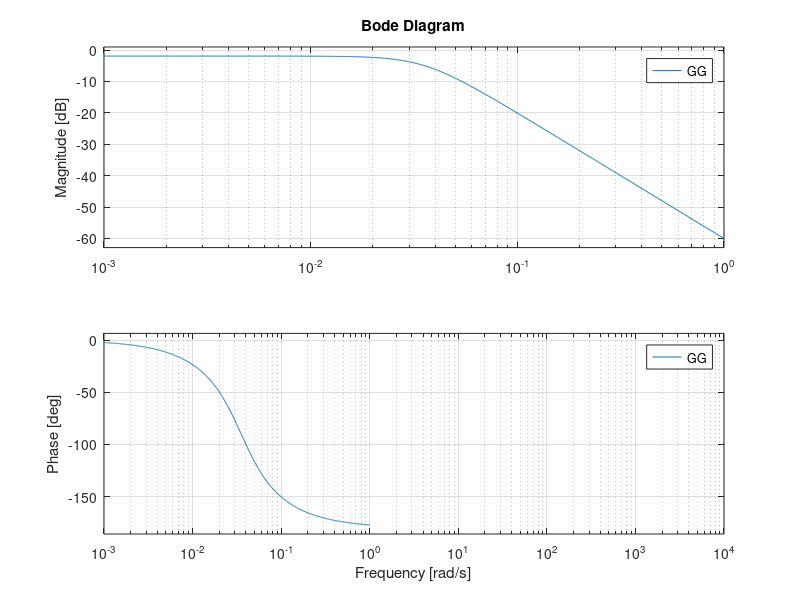

This chart was generated by the following MATLAB code: (Note: this script raises an error after producing the figure.)
%% Progetto traccia a1
% Gruppo Q
%   Clarissa Bovo
%   Fabio Cangiano
%   Francesca Porzia Fedi
%   Antonio Zara

clear all; close all; clc

%% SPECIFICHE
% -)Errore a regime minore o uguale a 0.01 in risposta a un gradino
%   w(t)=2*1(t) e d(t)=2*1(t)
%
% -)Mf maggiore o uguale a 30°
%
% -)S% minore o uguale a 1%
%
%-)Ta,1=1
%
% -)Attenuazione di almeno 35db per d(t) tra
%       [omega_d_min,omega_d_max] = [0,0.1]
%
% -)Attenuazione di almeno 80db per n(t) tra
%       [omega_n_min,omega_n_max] = [10^3,10^6]

% Ampiezza gradini
WW = 2;
DD = 2;

% Errore a regime
e_star = 0.01;

% Sovraelongazione massima e Tempo di assetamento all'1%
S_100_spec = 0.01;
T_a1_spec = 1;

% Attenuazione disturbo sull'uscita
A_d = 35;
omega_d_MAX = 0.1;

% Attenuazione disturbo di misura
A_n = 80;
omega_n_min = 1e3;
omega_n_MAX = 1e6;

%% Creazione sistema

% Parametri forniti
J=10; % [R] indica il momento di inerzia del drone rispetto all'asse di rotazione passante per il baricentro

beta=0.5; % [R] indica il coefficiente di attrito dovuto alla presenza dell'aria

a=0.01; % [R] indica la semi ampiezza planare del drone

F_v=-5; % [R] indica la forza costante do vuta all'azione del vento

theta_e=pi/3; %Valore di equilibrio per x1

% Matrici per la costruzione del sistema linearizzato
A=[0, 1; ((a*F_v)/(2*J))*cos(theta_e), -beta/J];
B=[0; a/J];
C=[1, 0];
D=0;

% Creazione del sistema linearizzato nel dominio del tempo
SYS = ss(A,B,C,D);

% Passaggio nel dominio di Laplace
s = tf('s'); %Variabile di traferimento

GG = tf(SYS); %Funzione di trasferimento G(s)

%omega_n=sqrt(0.00125)
%psi=0.05/(2*omega_n)
%mu=0.001/(omega_n)^2

%% Diagramma di Bode

figure(1);
bode(GG);
xlim([1e-3, 1e4]);
grid on, zoom on;

% Stop qui per diagramma di bode G(s)
if 0
    return
end

%% Regolatore statico - proporzionale senza poli nell'origine

% Valore minimo prescritto per L(0)
mu_s = (DD+WW)/e_star;

% Guadagno minimo del regolatore ottenuto come L(0)/G(0)
G_0 = abs(evalfr(GG,0));
RR_s = mu_s / G_0; 

% Sistema esteso Ge(s)
GG_e = RR_s*GG;

%% Diagrammi di Bode di Ge con specifiche

figure(2);
hold on;


% Calcolo specifiche S% => Margine di fase
logsq = (log(S_100_spec))^2;
xi = sqrt(logsq/(pi^2+logsq));
Mf_spec = xi*100;
omega_Ta_MAX = 460/(Mf_spec*T_a1_spec); 

% Specifiche su d
omega_d_min = 0.0001; % lower bound per il plot
Bnd_d_x = [omega_d_min; omega_d_MAX; omega_d_MAX; omega_d_min];
Bnd_d_y = [A_d; A_d; -150; -150];
patch(Bnd_d_x, Bnd_d_y,'r','FaceAlpha',0.2,'EdgeAlpha',0);

% Specifiche su n
Bnd_n_x = [omega_n_min; omega_n_MAX; omega_n_MAX; omega_n_min];
Bnd_n_y = [-A_n; -A_n; 100; 100];
patch(Bnd_n_x, Bnd_n_y,'g','FaceAlpha',0.2,'EdgeAlpha',0);

% Specifiche tempo d'assestamento (minima pulsazione di taglio)
omega_Ta_min = 1e-4; % lower bound per il plot
omega_Ta_MAX = 460/(Mf_spec*T_a1_spec); % omega_c >= 460/(Mf*T^*) ~ 4.6
Bnd_Ta_x = [omega_Ta_min; omega_Ta_MAX; omega_Ta_MAX; omega_Ta_min];
Bnd_Ta_y = [0; 0; -150; -150];
patch(Bnd_Ta_x, Bnd_Ta_y,'b','FaceAlpha',0.2,'EdgeAlpha',0);

% Legenda colori
Legend_mag = ["A_d", "A_n", "\omega_{c,min}", "G(j\omega)"];
legend(Legend_mag);

% Plot Bode con margini di stabilità
margin(GG);
xlim([1e-3, 1e6]);
grid on; zoom on;

% Specifiche sovraelongazione (margine di fase)
omega_c_min = omega_Ta_MAX;
omega_c_MAX = omega_n_min;

phi_spec = Mf_spec - 180;
phi_low = -270; % lower bound per il plot

Bnd_Mf_x = [omega_c_min; omega_c_MAX; omega_c_MAX; omega_c_min];
Bnd_Mf_y = [phi_spec; phi_spec; phi_low; phi_low];
patch(Bnd_Mf_x, Bnd_Mf_y,'g','FaceAlpha',0.2,'EdgeAlpha',0);
hold on;

% Legenda colori
Legend_arg = ["G(j\omega)"; "M_f"];
legend(Legend_arg);

% Stop qui per diagrama di bode Ge(s)
if 0
    return
end

%% Regolatore dinamico - Rete Anticipatrice

% Parametri per la creazione della rete
Mf_star = Mf_spec+5; % Margine di fase per L(s) finale

omega_c_star = omega_c_min+1; % Pulsazione alla quale vorremo |L(j*omega_c_star)|db = 0db

% Formule di inversione per il calcolo di alpha e tau
[mag_omega_c_star, arg_omega_c_star, ~] = bode(GG_e, omega_c_star); % Calcolo ampezza e fase rispetto a omega_c_star di Ge(s)
mag_omega_c_star_db = 20*log10(mag_omega_c_star);

M_star = 10^(-mag_omega_c_star_db/20);
phi_star = Mf_star - 180 - arg_omega_c_star;

alpha_tau = (cos(phi_star*pi/180) - 1/M_star)/(omega_c_star*sin(phi_star*pi/180)); %è passato da gradi a radianti facendo pi/180
tau = (M_star - cos(phi_star*pi/180))/(omega_c_star*sin(phi_star*pi/180));
alpha = alpha_tau / tau;


check_flag = min(tau, alpha_tau);
if check_flag < 0
    disp('Errore: polo/zero positivo');
    return;
end

%Costruzione Rete Anticipatrice e L(s)
R_d = (1 + tau*s)/(1 + alpha_tau*s); % Rete Anticipatrice

% Aggiungiamo un polo a parte reale negativa per tirare giù l'ampiezza e
% mantenere la stabilità del sistema

Polo = 1/(1+(1/80)*s);

LL = R_d*Polo*GG_e; % L(s)

%% Diagrammi di Bode con specifiche includendo regolatore dinamico

figure(3);
hold on;


% Specifiche su ampiezza
patch(Bnd_d_x, Bnd_d_y,'r','FaceAlpha',0.2,'EdgeAlpha',0);
patch(Bnd_n_x, Bnd_n_y,'g','FaceAlpha',0.2,'EdgeAlpha',0);
patch(Bnd_Ta_x, Bnd_Ta_y,'b','FaceAlpha',0.2,'EdgeAlpha',0);
legend(Legend_mag);

% Plot Bode con margini di stabilità
margin(LL);
xlim([1e-3, 1e6])
grid on; zoom on;

% Specifiche su fase
patch(Bnd_Mf_x, Bnd_Mf_y,'g','FaceAlpha',0.2,'EdgeAlpha',0);
hold on;
legend(Legend_arg);

% Stop qui per diagramma di bode di L(s)
if 0
    return 
end

%% Check prestazioni in anello chiuso

% Funzione di sensitività complementare
FF = LL/(1+LL);

% Risposta al gradino
figure(4);

% Gradino w(t)=2*1(t)

T_simulation = 5;
[y_step,t_step] = step(WW*FF, T_simulation);
plot(t_step,y_step,'b');
grid on, zoom on, hold on;

% Vincolo sovraelongazione
patch([0,T_simulation,T_simulation,0],[WW*(1+S_100_spec),WW*(1+S_100_spec),WW+1,WW+1],'r','FaceAlpha',0.3,'EdgeAlpha',0.5);
ylim([0, WW+1]);

% Vincolo tempo di assestamento all'1%
LV = abs(evalfr(WW*FF,0)); % valore limite gradino: W*F(0)
patch([T_a1_spec,T_simulation,T_simulation,T_a1_spec],[LV*(1-0.01),LV*(1-0.01),0,0],'g','FaceAlpha',0.1,'EdgeAlpha',0.5);
patch([T_a1_spec,T_simulation,T_simulation,T_a1_spec],[LV*(1+0.01),LV*(1+0.01),LV+1,LV+1],'g','FaceAlpha',0.1,'EdgeAlpha',0.1);

Legend_step = ["Risposta al gradino"; "Vincolo sovraelongazione"; "Vincolo tempo di assestamento"];
legend(Legend_step);

%% Diagramma di bode sistema in anello chiuso
figure(5);
bode(FF)
grid on, zoom on

%% Check al gradino

% Risposta al gradino
figure(6);

WW_check = -2; % Gradino w(t)=-2*1(t)

tt = (0:1e-2:5);
T_simulation = 5;
[y_step,t_step] = step(WW_check*FF, T_simulation);
grid on, zoom on, hold on;
plot(t_step,y_step,'b');
plot([0,5],[WW_check,WW_check]);

legend('y_w', 'ww')
%% Check disturbo in uscita

% Funzione di sensitività
SS = 1/(1+LL);
figure(7);

% Testiamo il sistema su d(t)
tt = (0:1e-1:1e2);
dd = 0;
for kk = 1:4   
    dd=0.3*sin(0.025*kk*tt)+dd;
end
y_d = lsim(SS,dd,tt);
hold on, grid on, zoom on
plot(tt,dd,'m')
plot(tt,y_d,'b')
grid on
legend('dd','y_d')

%% Check disturbo di misura

% Funzione di sensitività complementare negata
FF_neg = -FF;
figure(8);

% Testiamo il sistema su n(t)
tt = (0:1e-8:1e-2)';
nn = 0;
for kk = 1:4   
    nn=0.2*sin(1e3*kk*tt)+nn;
end
y_n = lsim(FF_neg,nn,tt);
hold on, grid on, zoom on
plot(tt,nn,'m')
plot(tt,y_n,'b')
grid on
legend('nn','y_n')

%% Utilità per Simulink

x=[1,2,3,4];
DD_ampiezza=0.3;
DD_frequenza=0.025;
NN_ampiezza=0.2;
NN_frequenza=1e3;

%parte sistema lineare
R=R_d*RR_s*Polo;
[nuR,deR]=tfdata(R);
numR=nuR{1};
denR=deR{1};
[nuG,deG]=tfdata(GG);
numG=nuG{1};
denG=deG{1};

%parte sistema non lineare
x01=theta_e;
x02=0;
ye=x01;
u_e=2.17;

%% File Simulink punto 4 del progetto

%open('Progetto_a1_simulink_lineare.slx');

%% File Simulink punto 5 del progetto

%open('Progetto_a1_simulink_non_lineare.slx');